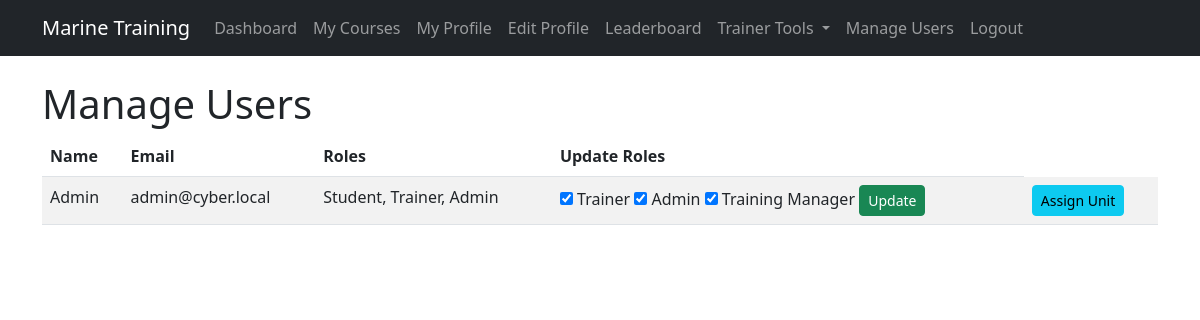
The app's page /admin/admin/manage_users (signed in), older data.
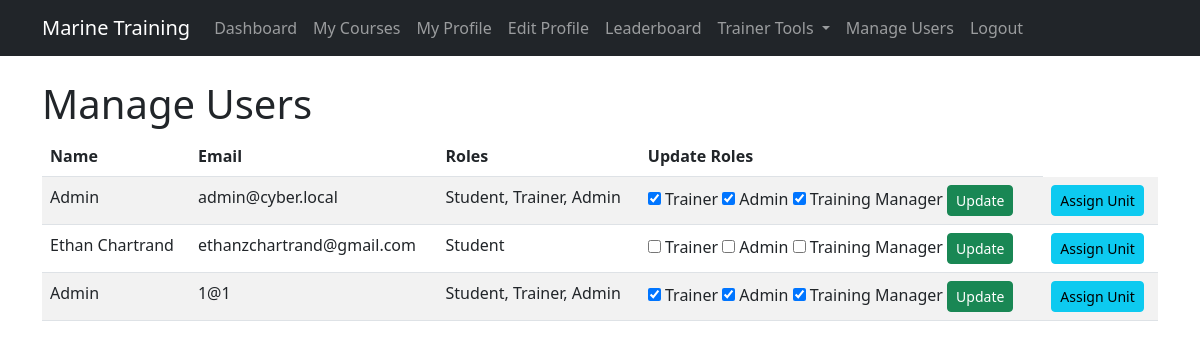
The same page, newer data.
### marine_training_app/app/models.py (models this page shows)
class User(db.Model, UserMixin):
    id = db.Column(db.Integer, primary_key=True)
    name = db.Column(db.String(100), nullable=False)
    email = db.Column(db.String(255), unique=True, nullable=False)
    password_hash = db.Column(db.Text, nullable=False)
    profile_picture = db.Column(db.String(255), nullable=True, default="default.jpg")  # Profile Image
    position = db.Column(db.String(100), nullable=True, default="Marine")  # Rank/Position
    accolades = db.Column(db.Text, nullable=True)  # Awards/Badges
    is_student = db.Column(db.Boolean, default=True)
    is_trainer = db.Column(db.Boolean, default=False)
    is_training_manager = db.Column(db.Boolean, default=False)
    is_admin = db.Column(db.Boolean, default=False)
    platoon = db.Column(db.String(100), nullable=True)
    mission_element = db.Column(db.String(100), nullable=True)
    team = db.Column(db.String(100), nullable=True)
    def get_roles(self):
        roles = ["Student"]
        if self.is_trainer:
            roles.append("Trainer")
        if self.is_admin:
            roles.append("Admin")
        return roles

### marine_training_app/app/admin.py (the view)
@admin.route("admin/manage_users")
@login_required
def manage_users():
    if not current_user.is_admin:  # ✅ Use is_admin instead of role
        flash("Access denied: Admins only.", "danger")
        return redirect(url_for("main.dashboard"))
    users = User.query.all()
    return render_template("admin/manage_users.html", users=users)

### marine_training_app/app/__init__.py (called while the page is built)
@login_manager.user_loader
def load_user(user_id):
    return User.query.get(int(user_id))

### marine_training_app/app/templates/admin/manage_users.html (shortened to what this page needs)
{% extends 'base.html' %}
{% block content %}
<h1>Manage Users</h1>
<table class="table table-striped">
    <thead>
        <tr>
            <th>Name</th>
            <th>Email</th>
            <th>Roles</th>
            <th>Update Roles</th>
        </tr>
    </thead>
    <tbody>
        {% for user in users %}
        <tr>
            <td>{{ user.name }}</td>
            <td>{{ user.email }}</td>
            <td>{{ ", ".join(user.get_roles()) }}</td>
            <td>
                <form method="POST" action="{{ url_for('admin.update_role', user_id=user.id) }}">
                    <input type="checkbox" name="is_trainer" {% if user.is_trainer %}checked{% endif %}> Trainer
                    <input type="checkbox" name="is_admin" {% if user.is_admin %}checked{% endif %}> Admin
                    <input type="checkbox" name="is_training_manager" {% if user.is_training_manager %}checked{% endif %}> Training Manager
                    <button type="submit" class="btn btn-sm btn-success">Update</button>
                </form>
            </td>
            <td>
                <a href="{{ url_for('admin.assign_unit', user_id=user.id) }}" class="btn btn-sm btn-info">Assign Unit</a>
            </td>
        </tr>
        {% endfor %}
    </tbody>
</table>
{% endblock %}

### marine_training_app/app/templates/base.html (shortened to what this page needs)
<!DOCTYPE html>
<html lang="en">
<head>
  <link href="https://cdn.jsdelivr.net/npm/bootstrap@5.3.0/dist/css/bootstrap.min.css" rel="stylesheet">
</head>
<body>
  <nav class="navbar navbar-expand-lg navbar-dark bg-dark">
    <div class="container">
      <a class="navbar-brand" href="{{ url_for('main.dashboard') }}">Marine Training</a>
      <div class="collapse navbar-collapse" id="navbarNav">
        <ul class="navbar-nav">
          {% if current_user.is_authenticated %}
            <li class="nav-item"><a class="nav-link" href="{{ url_for('main.dashboard') }}">Dashboard</a></li>
            <li class="nav-item"><a class="nav-link" href="{{ url_for('main.my_courses') }}">My Courses</a></li>
            <li class="nav-item"><a class="nav-link" href="{{ url_for('main.profile', user_id=current_user.id) }}">My Profile</a></li>
            <li class="nav-item"><a class="nav-link" href="{{ url_for('main.edit_profile') }}">Edit Profile</a></li>
            <li class="nav-item"><a class="nav-link" href="{{ url_for('main.leaderboard') }}">Leaderboard</a></li>
            {% if current_user.is_admin or current_user.is_training_manager %}
            <li class="nav-item dropdown">
              <a class="nav-link dropdown-toggle" href="#" id="trainerDropdown" role="button" data-bs-toggle="dropdown" aria-expanded="false">
                Trainer Tools
              </a>
            </li>
            {% endif %}
            {% if current_user.is_admin %}
              <li class="nav-item"><a class="nav-link" href="{{ url_for('admin.manage_users') }}">Manage Users</a></li>
            {% endif %}
            <li class="nav-item"><a class="nav-link" href="{{ url_for('auth.logout') }}">Logout</a></li>
          {% else %}
            <li class="nav-item"><a class="nav-link" href="{{ url_for('auth.login') }}">Login</a></li>
            <li class="nav-item"><a class="nav-link" href="{{ url_for('auth.register') }}">Register</a></li>
          {% endif %}
        </ul>
      </div>
    </div>
  </nav>
  <div class="container mt-4">
    {% block content %}{% endblock %}
  </div>
</body>
</html>

Row changes from the older to the newer data that the page shows:
added User: name "Ethan Chartrand", email "ethanzchartrand@gmail.com", is_trainer+is_admin "Student"
added User: name "Admin", email "1@1", is_trainer+is_admin "Student, Trainer, Admin", is_trainer "☑", is_admin "☑", is_training_manager "☑"
